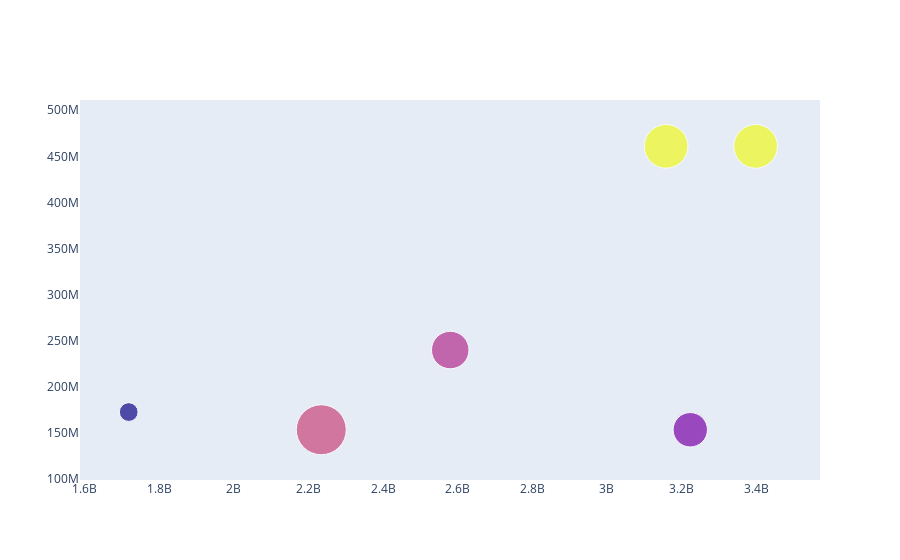

Source (notebook cell):
### Code cell
df["text"] = df[waste_labels].apply(lambda x: ", ".join([f"{label}:{round(x[label], 2)}" for label in x.index]), axis=1)

max_size = df["Land"].max()

fig = go.Figure([go.Scatter(
    x=df["Capital Cost"].to_list(),
    y=df["O&M Cost"].to_list(),
    text=df["text"].to_list(),
    mode="markers",
    marker=dict(
        size=df["Land"].apply(lambda x: x*50/max_size).to_list(),
        color=df["Power"].to_list()
    )
)])

fig.update_xaxes(showgrid=False)

fig.update_yaxes(showgrid=False)
fig.show()

### Figure 1 — Plotly figure (JSON) as saved in the notebook; plotly's stock layout.template omitted (floating-point values rounded to 4 significant figures)
{"data": [{"marker": {"color": [261360, 388800, 367200, 520560, 324000, 520560], "size": [18.75, 50, 37.5, 43.75, 34.38, 43.75]}, "mode": "markers", "text": ["BOD(mg/l):4.18, COD(mg/l):7.76, TSS(mg/l):6.74, TN(mg/l):3.3, FC(MPN/l):99.8", "BOD(mg/l):0.66, COD(mg/l):2.12, TSS(mg/l):1.92, TN(mg/l):3.3, FC(MPN/l):99.8", "BOD(mg/l):0.26, COD(mg/l):4.11, TSS(mg/l):0.26, TN(mg/l):2.54, FC(MPN/l):1297.4", "BOD(mg/l):4.18, COD(mg/l):7.76, TSS(mg/l):6.74, TN(mg/l):0.81, FC(MPN/l):9.98", "BOD(mg/l):0.99, COD(mg/l):4.6, TSS(mg/l):1.04, TN(mg/l):2.75, FC(MPN/l):99.8", "BOD(mg/l):0.11, COD(mg/l):7.76, TSS(mg/l):0.04, TN(mg/l):0.37, FC(MPN/l):9.98"], "type": "scatter", "x": [1718400000, 2234400000, 2580000000, 3158400000, 3223200000, 3398400000], "y": [172799999, 153600000, 240000000, 460799999, 153600000, 460799999]}], "layout": {"xaxis": {"showgrid": false}, "yaxis": {"showgrid": false}}}
